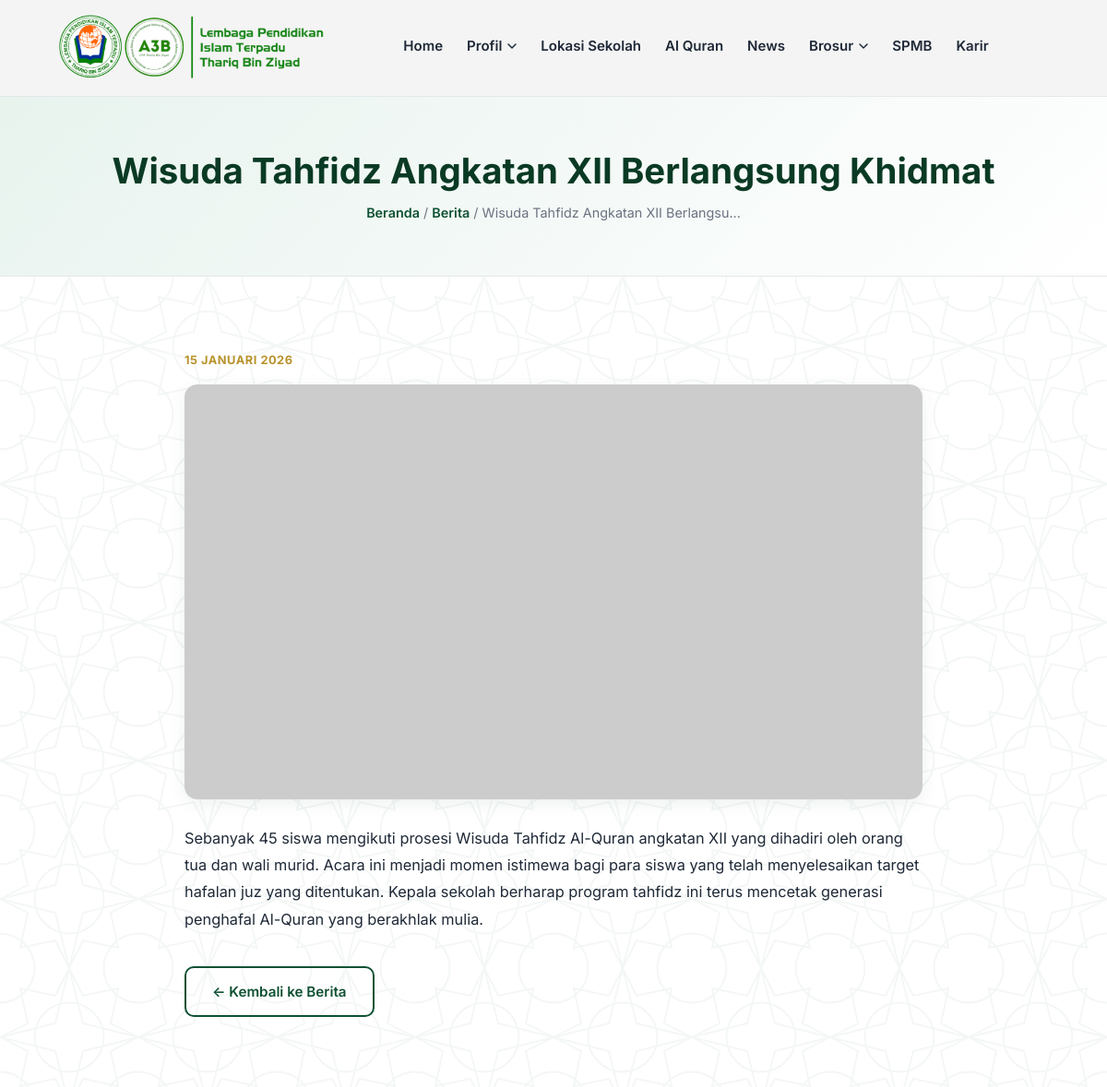
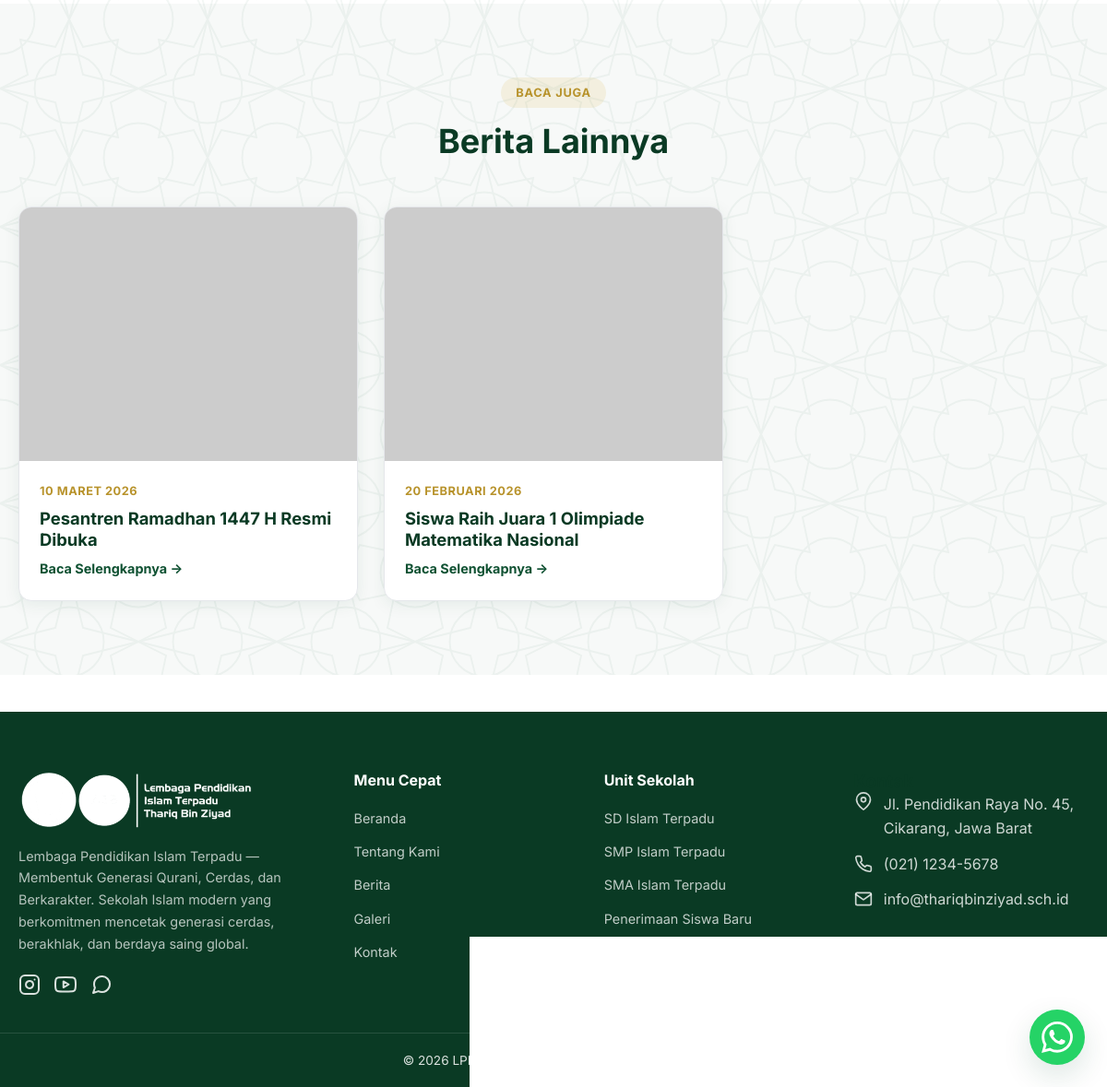
The page /detail-berita.php?slug=wisuda-tahfidz-angkatan-xii-berlangsung-khidmat on the database its author committed (2 pictures, top to bottom).
### tables this page shows
CREATE TABLE IF NOT EXISTS `news` (
    `id` INT AUTO_INCREMENT PRIMARY KEY,
    `title` VARCHAR(255) NOT NULL,
    `slug` VARCHAR(255) NOT NULL UNIQUE,
    `image` VARCHAR(255) DEFAULT NULL,
    `excerpt` TEXT,
    `content` LONGTEXT,
    `published_at` DATE NOT NULL,
    `created_at` TIMESTAMP DEFAULT CURRENT_TIMESTAMP
);

### backend/helpers/functions.php (called while the page is built, shortened)
<?php
function esc($string) {
    return htmlspecialchars($string ?? '', ENT_QUOTES, 'UTF-8');
}
function tanggal_indo($tanggal) {
    $bulan = [
        1 => 'Januari', 2 => 'Februari', 3 => 'Maret', 4 => 'April',
        5 => 'Mei', 6 => 'Juni', 7 => 'Juli', 8 => 'Agustus',
        9 => 'September', 10 => 'Oktober', 11 => 'November', 12 => 'Desember'
    ];
    $timestamp = strtotime($tanggal);
    return date('d', $timestamp) . ' ' . $bulan[(int)date('n', $timestamp)] . ' ' . date('Y', $timestamp);
}

### frontend/pages/detail-berita.php (the view, shortened to what this page needs)
<?php
require_once __DIR__ . '/../../backend/config/database.php';
require_once __DIR__ . '/../../backend/helpers/functions.php';
$slug = isset($_GET['slug']) ? $_GET['slug'] : '';
$stmt = $pdo->prepare("SELECT * FROM news WHERE slug = ? LIMIT 1");
$stmt->execute([$slug]);
$news = $stmt->fetch();
$stmt2 = $pdo->prepare("SELECT * FROM news WHERE id != ? ORDER BY published_at DESC LIMIT 3");
$stmt2->execute([$news['id']]);
$other_news = $stmt2->fetchAll();
require_once __DIR__ . '/../components/header.php';
?>
<section class="page-header">
    <div class="container">
        <h1><?php echo esc($news['title']); ?></h1>
        <p class="breadcrumb"><a href="index.php">Beranda</a> / <a href="berita.php">Berita</a> / <?php echo esc(mb_strimwidth($news['title'], 0, 40, '...')); ?></p>
    </div>
</section>
<section class="section">
    <div class="container">
        <div style="max-width: 800px; margin: 0 auto;">
            <div class="news-date" style="margin-bottom:16px;"><?php echo tanggal_indo($news['published_at']); ?></div>
            <img src="<?php echo esc($news['image']); ?>" alt="<?php echo esc($news['title']); ?>" style="border-radius: var(--radius); box-shadow: var(--shadow); margin-bottom: 28px; width:100%; aspect-ratio: 16/9; object-fit: cover;">
            <div style="color: var(--text); font-size: 1.02rem; line-height: 1.8;">
                <?php echo nl2br(esc($news['content'])); ?>
            </div>
            <div style="margin-top:36px;">
                <a href="berita.php" class="btn btn-outline">&larr; Kembali ke Berita</a>
            </div>
        </div>
    </div>
</section>
<?php if (count($other_news) > 0): ?>
<section class="section section-alt">
    <div class="container">
        <div class="section-head">
            <span class="section-eyebrow">Baca Juga</span>
            <h2>Berita Lainnya</h2>
        </div>
        <div class="grid-3">
            <?php foreach ($other_news as $n): ?>
            <div class="card">
                <img src="<?php echo esc($n['image']); ?>" alt="<?php echo esc($n['title']); ?>" loading="lazy">
                <div class="card-body">
                    <div class="news-date"><?php echo tanggal_indo($n['published_at']); ?></div>
                    <h3><?php echo esc($n['title']); ?></h3>
                    <a href="detail-berita.php?slug=<?php echo esc($n['slug']); ?>" class="news-link">Baca Selengkapnya &rarr;</a>
                </div>
            </div>
            <?php endforeach; ?>
        </div>
    </div>
</section>
<?php endif; ?>
<?php require_once __DIR__ . '/../components/footer.php'; ?>

### frontend/assets/css/style.css (style rules this page uses)
:root { --primary: #0f5132; --primary-dark: #0a3a24; --primary-light: #e8f3ee; --secondary: #d4af37; --secondary-dark: #b8932c; --background: #ffffff; --surface: #f7f9f8; --text: #1f2937; --muted: #6b7280; --border: #e5e7eb; --radius: 14px; --shadow: 0 4px 18px rgba(15, 81, 50, 0.08); --shadow-lg: 0 12px 32px rgba(15, 81, 50, 0.14); --max-width: 1200px; }
* { box-sizing: border-box; margin: 0; padding: 0; }
html { scroll-behavior: smooth; }
body { font-family: 'Inter', 'Segoe UI', system-ui, -apple-system, Roboto, Helvetica, Arial, sans-serif; color: var(--text); background: var(--background); line-height: 1.65; overflow-x: hidden; }
img { max-width: 100%; display: block; }
a { text-decoration: none; color: inherit; }
.container { max-width: var(--max-width); margin: 0 auto; padding: 0 20px; }
h1, h2, h3, h4 { line-height: 1.25; font-weight: 700; color: var(--primary-dark); }
.section { padding: 80px 0; background-image: url('../images/ornament.svg'); background-size: 150px; background-attachment: fixed; }
.section-alt { background-color: var(--surface); background-image: url('../images/ornament.svg'); background-size: 150px; background-attachment: fixed; }
.section-head { text-align: center; max-width: 640px; margin: 0 auto 48px; }
.section-eyebrow { display: inline-block; color: var(--secondary-dark); background: rgba(212, 175, 55, 0.12); padding: 6px 16px; border-radius: 999px; font-size: 0.8rem; font-weight: 700; letter-spacing: 0.06em; text-transform: uppercase; margin-bottom: 14px; }
.section-head h2 { font-size: clamp(1.6rem, 3vw, 2.3rem); margin-bottom: 12px; }
.btn { display: inline-block; padding: 13px 28px; border-radius: 10px; font-weight: 600; font-size: 0.95rem; border: 2px solid transparent; transition: transform 0.15s ease, box-shadow 0.15s ease, background 0.2s ease; cursor: pointer; }
.btn-outline { background: transparent; color: var(--primary); border-color: var(--primary); }
.grid-3 { display: grid; grid-template-columns: repeat(3, 1fr); gap: 28px; }
.card { background: #fff; border-radius: var(--radius); overflow: hidden; box-shadow: var(--shadow); transition: transform 0.2s ease, box-shadow 0.2s ease; border: 1px solid var(--border); display: flex; flex-direction: column; }
.card img { width: 100%; aspect-ratio: 4/3; object-fit: cover; }
.card-body { padding: 22px; flex: 1; display: flex; flex-direction: column; }
.card-body h3 { font-size: 1.15rem; margin-bottom: 8px; }
.news-date { color: var(--secondary-dark); font-size: 0.8rem; font-weight: 700; text-transform: uppercase; margin-bottom: 8px; letter-spacing: 0.04em; }
.news-link { font-weight: 700; color: var(--primary); font-size: 0.9rem; }
.page-header { background: linear-gradient(135deg, var(--primary-light), #ffffff); padding: 56px 0; text-align: center; border-bottom: 1px solid var(--border); }
.page-header h1 { font-size: clamp(1.7rem, 3.5vw, 2.4rem); margin-bottom: 10px; }
.breadcrumb { color: var(--muted); font-size: 0.9rem; }
.breadcrumb a { color: var(--primary); font-weight: 600; }

### rows shown on the page
news: title "Wisuda Tahfidz Angkatan XII Berlangsung Khidmat", title "Wisuda Tahfidz Angkatan XII Berlangsu...", published_at "15 JANUARI 2026", content "Sebanyak 45 siswa mengikuti prosesi Wisuda Tahfidz Al-Quran angkatan XII yang dihadiri oleh orang tua dan wali murid. Acara ini menjadi momen istimewa bagi para siswa yang telah menyelesaikan target hafalan juz yang ditentukan. Kepala sekolah berharap program tahfidz ini terus mencetak generasi penghafal Al-Quran yang berakhlak mulia."
news: published_at "10 MARET 2026", title "Pesantren Ramadhan 1447 H Resmi Dibuka"
news: published_at "20 FEBRUARI 2026", title "Siswa Raih Juara 1 Olimpiade Matematika Nasional"

### other values the page prints
$item "Home"
$item['label'] "Profil"
$item "Lokasi Sekolah"
$item "Al Quran"
$item "News"
$item['label'] "Brosur"
$item "SPMB"
$item "Karir"
SITE_TAGLINE "Lembaga Pendidikan Islam Terpadu — Membentuk Generasi Qurani, Cerdas, dan Berkarakter"
SITE_ADDRESS "Jl. Pendidikan Raya No. 45, Cikarang, Jawa Barat"
SITE_PHONE "(021) 1234-5678"
SITE_EMAIL "info@thariqbinziyad.sch.id"
SITE_NAME "LPIT Thariq Bin Ziyad"
